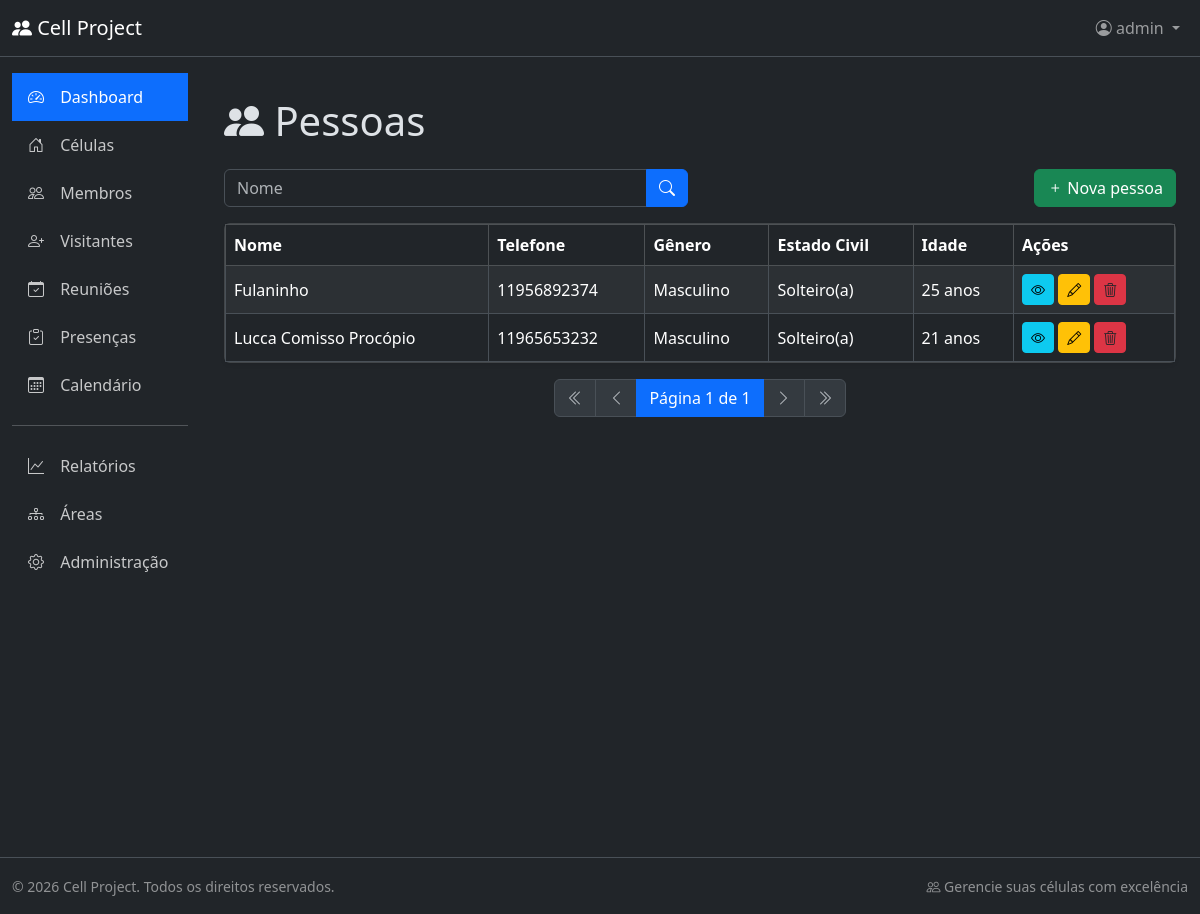
The app's page /persons/list/ (signed in) with its own data.
### person/models.py (models this page shows, shortened)
class Person(BaseModel):
    class Genders(models.TextChoices):
        MALE = "M", "Masculino"
        FEMALE = "F", "Feminino"
    class MaritalStatuses(models.TextChoices):
        SINGLE = "SINGLE", "Solteiro(a)"
        MARRIED = "MARRIED", "Casado(a)"
        WIDOWED = "WIDOWED", "Viúvo(a)"
        SEPARATED = (
            "SEPARATED",
            "Separado(a)",
        )
    full_name = models.CharField(
        max_length=200, db_index=True, verbose_name="Nome Completo"
    )
    address = models.TextField(verbose_name="Endereço")
    gender = models.CharField(
        max_length=1, choices=Genders.choices, verbose_name="Gênero"
    )
    marital_status = models.CharField(
        max_length=20,
        choices=MaritalStatuses.choices,
        verbose_name="Estado Civil",
    )
    birth_date = models.DateField(verbose_name="Data de Nascimento")
    phone = models.CharField(
        max_length=20, db_index=True, verbose_name="Telefone"
    )
    notes = models.TextField(blank=True, verbose_name="Observações")
    class Meta:
        db_table = "person"
        verbose_name = "Pessoa"
        verbose_name_plural = "Pessoas"
        ordering = ["full_name"]
        indexes = [
            models.Index(fields=["full_name"]),
            models.Index(fields=["phone"]),
        ]
    @property
    def age(self):
        today = date.today()
        return (
            today.year
            - self.birth_date.year
            - (
                (today.month, today.day)
                < (self.birth_date.month, self.birth_date.day)
            )
        )
    def get_gender_display(self):
        return dict(self.Genders.choices).get(self.gender, "")
    def get_marital_status_display(self):
        return dict(self.MaritalStatuses.choices).get(self.marital_status, "")

### person/views.py (the view)
# urls.py: path('persons/list/', views.PersonListView.as_view(), name='person_list'),
class PersonListView(ListView):
    model = models.Person
    template_name = 'person_list.html'
    context_object_name = 'persons'
    def get_queryset(self):
        queryset = super().get_queryset()
        full_name = self.request.GET.get('full_name')
        if full_name:
            queryset = queryset.filter(full_name__icontains=full_name)
        return queryset

### person/templates/person_list.html (shortened to what this page needs)
{% extends 'base.html' %}
{% block page_heading %}
  <div class="d-flex justify-content-between align-items-center">
    <span><i class="bi bi-people-fill"></i> Pessoas</span>
  </div>
{% endblock %}
{% block content %}
<div class="card-header bg-dark border-secondary">
        <div class="row mb-3">
            <div class="col-md-6">
                <form method="get" action="{% url 'person_list' %}">
                    <div class="input-group">
                        <input type="text" class="form-control" name="full_name" placeholder="Nome" value="{{ request.GET.full_name }}">
                        <button type="submit" class="btn btn-primary">
                            <i class="bi bi-search"></i>
                        </button>
                    </div>
                </form>
            </div>
            {% if perms.person.add_person %}
            <div class="col-md-6">
                <a href="{% url 'person_create' %}" class="btn btn-success float-end">
                    <i class="bi bi-plus"></i> Nova pessoa
                </a>
            </div>
            {% endif %}
        </div>
</div>
<div class="card shadow-sm">
    <div class="card-body p-0">
        <div class="table-responsive">
            <table class="table table-hover table-striped table-bordered align-middle mb-0">
                <thead class="table-dark">
                    <tr>
                        <th>Nome</th>
                        <th>Telefone</th>
                        <th>Gênero</th>
                        <th>Estado Civil</th>
                        <th>Idade</th>
                        <th>Ações</th>
                    </tr>
                </thead>
                <tbody>
                    {% for person in persons %}
                    <tr>
                        <td>{{ person.full_name }}</td>
                        <td>{{ person.phone }}</td>
                        <td>{{ person.get_gender_display }}</td>
                        <td>{{ person.get_marital_status_display }}</td>
                        <td>{{ person.age }} anos</td>
                        <td>
                            <a href="{% url 'person_detail' person.id %}" class="btn btn-info btn-sm" data-bs-toggle="tooltip" title="Visualizar">
                                <i class="bi bi-eye"></i>
                            </a>
                            <a href="{% url 'person_update' person.id %}" class="btn btn-sm btn-warning" data-bs-toggle="tooltip" title="Editar">
                                <i class="bi bi-pencil"></i>
                            </a>
                            <a href="{% url 'person_delete' person.id %}" class="btn btn-sm btn-danger text-dark" data-bs-toggle="tooltip" title="Excluir">
                                <i class="bi bi-trash3"></i>
                            </a>
                        </td>
                    </tr>
                    {% endfor %}
                </tbody>
            </table>
        </div>
    </div>
</div>
<div class="card-footer bg-dark border-secondary">
    <nav aria-label="Paginação">
        <ul class="pagination justify-content-center mb-0">
            <li class="page-item disabled">
                <span class="page-link"><i class="bi bi-chevron-double-left"></i></span>
            </li>
            <li class="page-item disabled">
                <span class="page-link"><i class="bi bi-chevron-left"></i></span>
            </li>
            <li class="page-item active">
                <span class="page-link">Página 1 de 1</span>
            </li>
            <li class="page-item disabled">
                <span class="page-link"><i class="bi bi-chevron-right"></i></span>
            </li>
            <li class="page-item disabled">
                <span class="page-link"><i class="bi bi-chevron-double-right"></i></span>
            </li>
        </ul>
    </nav>
</div>
{% endblock %}

### app/templates/components/_header.html (shortened to what this page needs)
<nav class="navbar navbar-expand-lg navbar-dark bg-dark border-bottom">
  <div class="container-fluid">
    <a class="navbar-brand" href="#">
      <i class="bi bi-people-fill"></i>
      Cell Project
    </a>
    <div class="collapse navbar-collapse" id="navbarNav">
      <ul class="navbar-nav ms-auto">
        {% if user.is_authenticated %}
          <li class="nav-item dropdown">
            <a class="nav-link dropdown-toggle" href="#" role="button" data-bs-toggle="dropdown">
              <i class="bi bi-person-circle"></i>
              {{ user.get_full_name|default:user.username }}
            </a>
          </li>
        {% else %}
          <li class="nav-item">
            <a class="nav-link" href="#">
              <i class="bi bi-box-arrow-in-right"></i> Entrar
            </a>
          </li>
        {% endif %}
      </ul>
    </div>
  </div>
</nav>

### records on screen
Person: full_name "Fulaninho", phone "11956892374", gender "Masculino", marital_status "Solteiro(a)", age "25"
Person: full_name "Lucca Comisso Procópio", phone "11965653232", gender "Masculino", marital_status "Solteiro(a)", age "21"

### other values on screen
{{ user.get_full_name|default:user.username }} "admin"
